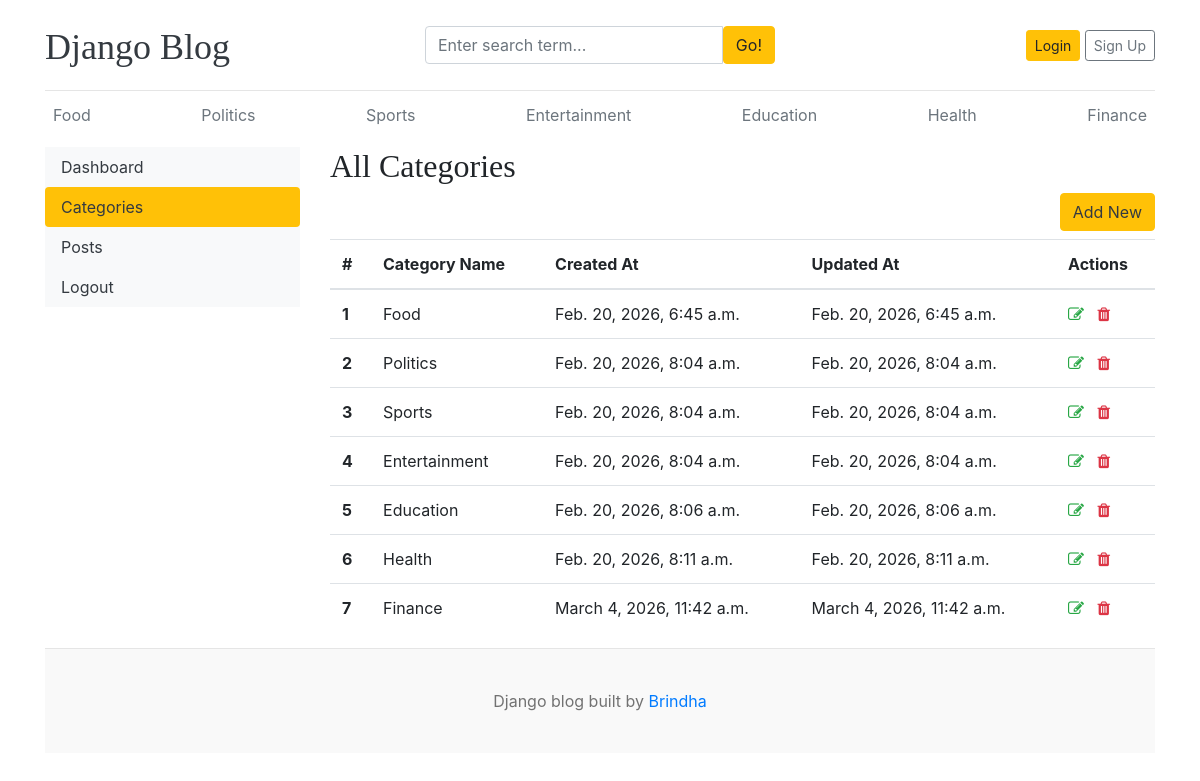
Before: /dashboard/categories/ with the older database file.
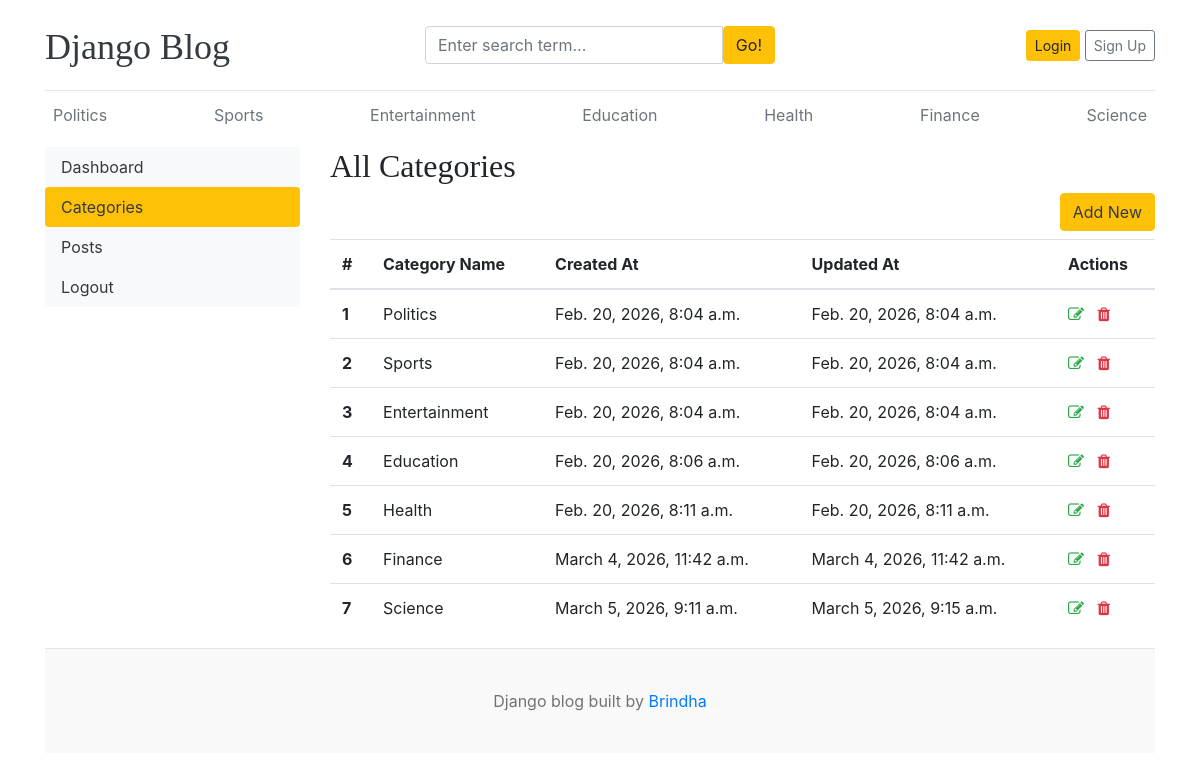
After: the same page with the newer database file.
### blogs/models.py (models this page shows)
class Category(models.Model):
    category_name = models.CharField(max_length=50, unique = True)
    created_at = models.DateTimeField(auto_now_add=True)
    updated_at = models.DateTimeField(auto_now=True)
    class Meta:
        verbose_name_plural = 'categories'
    def __str__(self):
        return self.category_name

### dashboard/views.py (the view)
# urls.py: path('categories/', views.categories, name='categories'),
def categories(request):
    return render(request, 'dashboard/categories.html')

### blogs/context_processors.py (called while the page is built)
def get_categories(request):
    categories = Category.objects.all()
    return dict(categories=categories)

def get_links(request):
    social_links = SocialLinks.objects.all()
    return dict(social_links=social_links)

### templates/dashboard/categories.html (shortened to what this page needs)
{% extends 'base.html' %}
{% block content %}
<div class="row">
    {% include 'dashboard/sidebar.html' %}
    <div class="col-md-9">
        <h2> All Categories</h2>
        <a href="{% url 'add_category' %}" class="btn btn-warning text-dark float-right mb-2">Add New</a>
        <br>
        <table class="table table-hover">
            <thead>
                <tr>
                <th>#</th>
                <th>Category Name</th>
                <th>Created At</th>
                <th>Updated At</th>
                <th>Actions</th>
                </tr>
            </thead>
            <tbody>
                {% for cat in categories%}
                <tr>
                    <th>{{ forloop.counter }}</th>
                    <td>{{ cat }}</td>
                    <td>{{ cat.created_at }}</td>
                    <td>{{ cat.updated_at }}</td>
                    <td>
                       <a href="{% url 'edit_category' cat.pk %}"><i class="fa fa-edit text-success"></i></a>
                       <a href="{% url 'delete_category' cat.pk %}"><i class="fa fa-trash text-danger"></i></a>
                    </td>
                </tr>
                {% endfor %}
            </tbody>
        </table>
    </div>
</div>
{% endblock %}

### templates/base.html (shortened to what this page needs)
{% load static %}
<!DOCTYPE html>
<html lang="en">
<head>
    <link href="https://getbootstrap.com/docs/4.0/dist/css/bootstrap.min.css" rel="stylesheet">
    <link href="{% static 'css/blog.css' %}" rel="stylesheet">
    <link rel="stylesheet" href="https://cdnjs.cloudflare.com/ajax/libs/font-awesome/4.7.0/css/font-awesome.min.css">
  </head>
<body>
    <div class="container">
      <header class="blog-header py-3">
        <div class="row flex-nowrap justify-content-between align-items-center">
          <div class="col-4 pt-1">
            <a class="blog-header-logo text-dark" href="/">Django Blog</a>
          </div>
          <div class="col-4">
            <form action="{% url 'search' %}" method="GET">
              <div class="input-group">
                  <input class="form-control" type="text" name="keyword" placeholder="Enter search term..." aria-label="Enter search term..." aria-describedby="button-search" />
                  <button type="submit" class="btn btn-warning" id="button-search" type="button">Go!</button>
              </div>
            </form>
          </div>
          <div class="col-4 d-flex justify-content-end align-items-center">
            {% if user.is_authenticated %}
              <span><a href="{% url 'dashboard' %}">{{ user }}, Dashboard</a></span>
              &emsp;
              <span><a href="{% url 'logout' %}">Logout</a></span>
            {% else %}
            <a class="btn btn-sm btn-warning" href="{% url 'login'%}">Login</a> &nbsp;
            <a class="btn btn-sm btn-outline-secondary" href="{% url 'register' %}">Sign Up</a>
            {% endif %}
          </div>
        </div>
      </header>
      <div class="nav-scroller py-1 mb-2">
        <nav class="nav d-flex justify-content-between">
          {% for category in categories %}
          <a class="p-2 text-muted" href="{% url 'post_by_category' category.id %}">{{ category.category_name }}</a>
          {% endfor %}
        </nav>
      </div>
{% block content%}
{% endblock %}
<footer class="blog-footer">
  <p>Django blog built by <a href="#">Brindha</a></p>
</footer>
</body>
</html>

### templates/dashboard/sidebar.html (shortened to what this page needs)
<div class="col-md-3">
        <div class="nav flex-column nav-pills bg-light" aria-orientation="vertical">
             <a href="{% url 'dashboard' %}" class="nav-link text-dark {% if '/dashboard/' == request.path %}bg-warning{% endif %}">Dashboard</a>
             <a href="{% url 'categories' %}" class="nav-link text-dark {% if '/categories/' in request.path %}bg-warning{% endif %}">Categories</a>
             <a href="{% url 'posts' %}" class="nav-link text-dark {% if '/posts/' in request.path %}bg-warning{% endif %}">Posts</a>
             <a href="" class="nav-link text-dark {% if '/logout/' in request.path %}bg-warning{% endif %}">Logout</a>
        </div>
</div>

### blog_app/static/css/blog.css (style rules this page uses)
.blog-header { border-bottom: 1px solid #e5e5e5; }
.blog-header-logo { font-family: "Playfair Display", Georgia, "Times New Roman", serif; font-size: 2.25rem; }
h1, h2, h3, h4, h5, h6 { font-family: "Playfair Display", Georgia, "Times New Roman", serif; }
.blog-footer { padding: 2.5rem 0; color: #727272; text-align: center; background-color: #f9f9f9; border-top: .05rem solid #e5e5e5; }
.blog-footer p:last-child { margin-bottom: 0; }

Changed rows visible on the page:
removed Category: category_name "Food", created_at "Feb. 20, 2026, 6:45 a.m.", updated_at "Feb. 20, 2026, 6:45 a.m."
added Category: category_name "Science", created_at "March 5, 2026, 9:11 a.m.", updated_at "March 5, 2026, 9:15 a.m."
